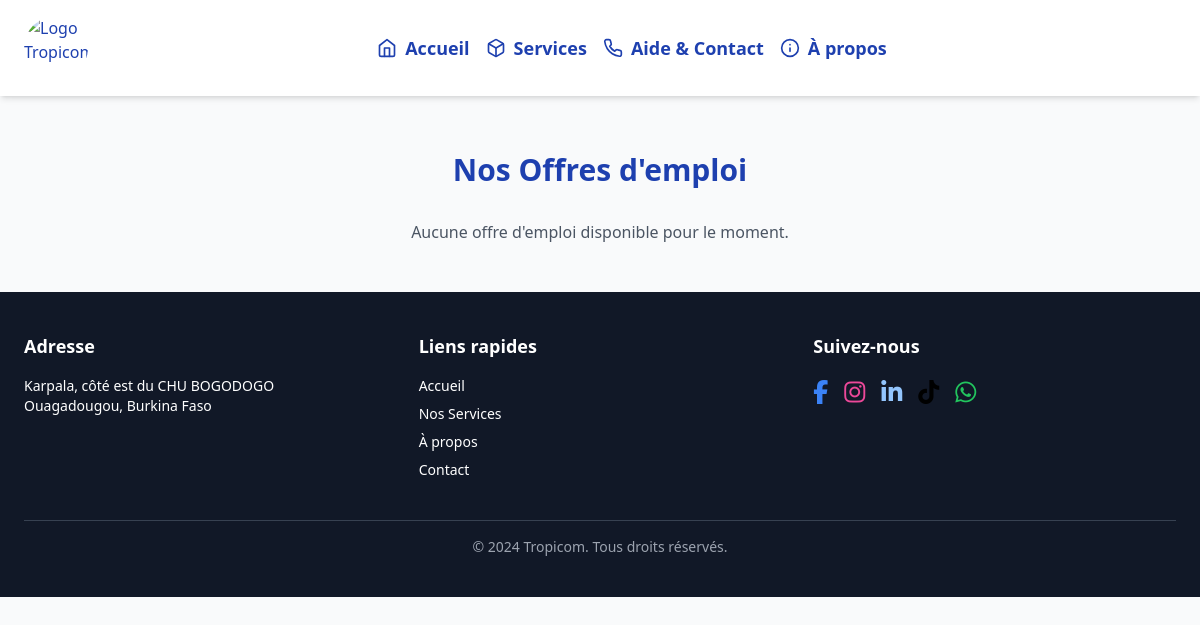
The app's page /fr/offres-emploi/, older data.
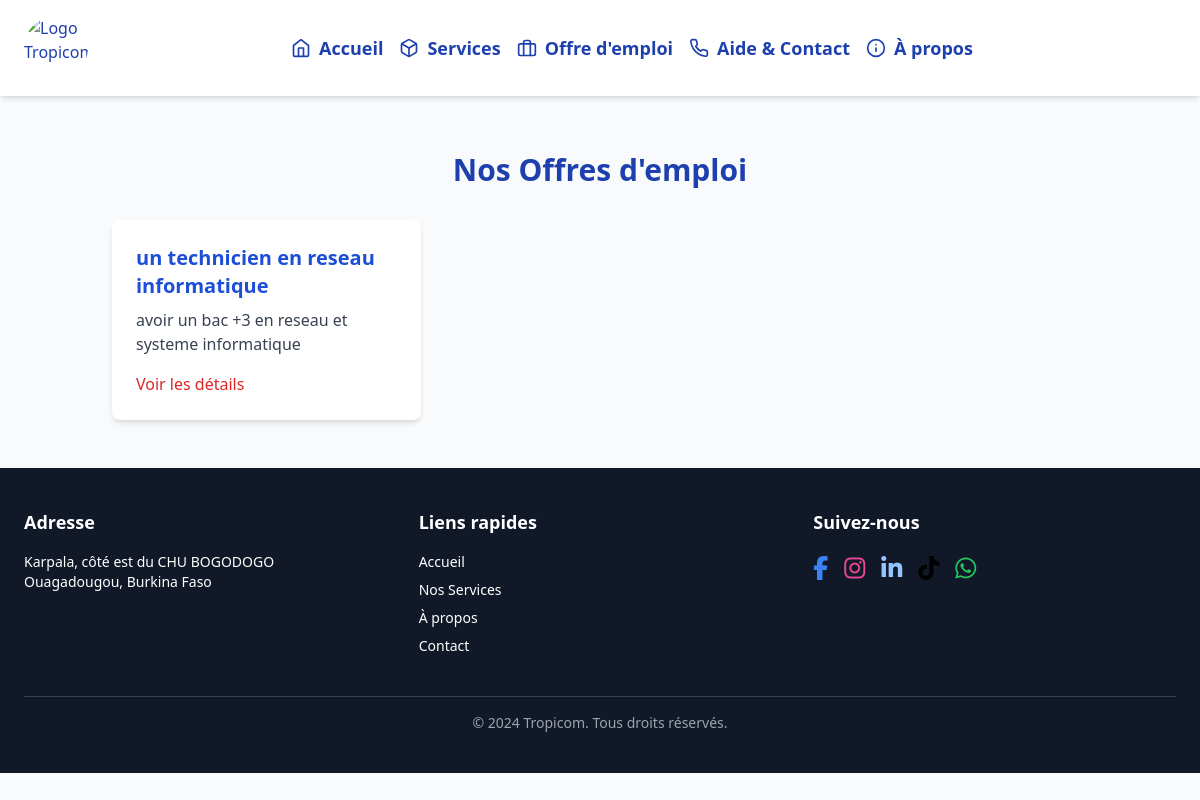
The same page, newer data.
### vitrine/models.py (models this page shows, shortened)
class JobOffer(models.Model):
    title = models.CharField(max_length=200, verbose_name="Titre")
    description = models.TextField(verbose_name="Description")
    is_active = models.BooleanField(default=True, verbose_name="Active") # Pour contrôler la visibilité dans le menu
    created_at = models.DateTimeField(auto_now_add=True, verbose_name="Créée le")
    updated_at = models.DateTimeField(auto_now=True, verbose_name="Mise à jour le")
    class Meta:
        verbose_name = "Offre d'emploi"
        verbose_name_plural = "Offres d'emploi"
        ordering = ['-created_at']

### vitrine/views.py (the view)
# urls.py: path('offres-emploi/', views.job_offers_view, name='job_offers'),
def job_offers_view(request):
    active_job_offers = JobOffer.objects.filter(is_active=True).order_by('-created_at')
    has_active_job_offers = active_job_offers.exists()
    return render(request, 'vitrine/job_offers.html', {
        'job_offers': active_job_offers,
        'has_active_job_offers': has_active_job_offers,
    })

### vitrine/templates/vitrine/job_offers.html (shortened to what this page needs)
{% extends 'base.html' %}
{% load i18n %}
{% block content %}
<div class="container mx-auto p-6">
    <h1 class="text-3xl font-bold text-center text-blue-800 mb-8">{% trans "Nos Offres d'emploi" %}</h1>
    {% if job_offers %}
        <div class="grid grid-cols-1 md:grid-cols-2 lg:grid-cols-3 gap-6">
            {% for offer in job_offers %}
                <div class="bg-white p-6 rounded-lg shadow-md hover:shadow-lg transition-shadow duration-300">
                    <h2 class="text-xl font-semibold text-blue-700 mb-2">{{ offer.title }}</h2>
                    <p class="text-gray-700 mb-4">{{ offer.description|truncatechars:150 }}</p>
                    <a href="#" class="text-red-600 hover:text-red-800 font-medium">{% trans "Voir les détails" %}</a>
                </div>
            {% endfor %}
        </div>
    {% else %}
        <p class="text-center text-gray-600">{% trans "Aucune offre d'emploi disponible pour le moment." %}</p>
    {% endif %}
</div>
{% endblock %}

### theme/templates/base.html (shortened to what this page needs)
{% load static %}
{% load i18n %}
<!DOCTYPE html>
<html lang="fr" class="scroll-smooth">
<head>
    <link rel="stylesheet" href="https://cdnjs.cloudflare.com/ajax/libs/font-awesome/6.5.0/css/all.min.css" />
    <link rel="stylesheet" href="{% static 'css/dist/styles.css' %}">
</head>
<body class="bg-gray-50 text-gray-900 font-sans">
<header class="fixed top-0 left-0 w-full bg-white text-blue-800 px-6 py-4 flex items-center shadow-md z-50">
    <a href="{% url 'vitrine:index' %}" class="flex items-center gap-2">
        <img src="{% static 'img/1.png' %}" alt="Logo Tropicom" class="h-16 w-16 rounded-full object-cover">
    </a>
    <nav id="menu" class="hidden md:flex gap-4 text-lg items-center flex-grow justify-center" aria-label="Menu principal">
        <a href="{% url 'vitrine:index' %}" class="flex items-center gap-2 hover:text-red-600 transition font-bold">
            <i data-feather="home" class="w-5 h-5 align-middle"></i> {% trans "Accueil" %}
        </a>
        <a href="{% url 'vitrine:services' %}" class="flex items-center gap-2 hover:text-red-600 transition font-bold">
            <i data-feather="box" class="w-5 h-5 align-middle"></i> {% trans "Services" %}
        </a>
        {% if has_active_job_offers %}
            <a href="{% url 'vitrine:job_offers' %}" class="flex items-center gap-2 hover:text-red-600 transition font-bold">
                <i data-feather="briefcase" class="w-5 h-5 align-middle"></i> {% trans "Offre d'emploi" %}
            </a>
        {% endif %}
        <a href="{% url 'vitrine:contact' %}" class="flex items-center gap-2 hover:text-red-600 transition font-bold">
            <i data-feather="phone" class="w-5 h-5 align-middle"></i> {% trans "Aide & Contact" %}
        </a>
        <a href="{% url 'vitrine:about' %}" class="flex items-center gap-2 hover:text-red-600 transition font-bold">
            <i data-feather="info" class="w-5 h-5 align-middle"></i> {% trans "À propos" %}
        </a>
    </nav>
</header>
{% if request.resolver_match.url_name == "index" %}
    {% block header_special_index %}
    <header class="relative w-screen h-[70vh] overflow-hidden bg-blue-800 group mt-20">
        <button onclick="prevSlide()" class="absolute top-1/2 left-4 transform -translate-y-1/2 z-10 bg-white bg-opacity-60 hover:bg-opacity-90 text-blue-800 rounded-full p-2 shadow-md transition duration-300">
            <svg class="w-6 h-6" fill="none" stroke="currentColor" stroke-width="2" viewBox="0 0 24 24">
                <path stroke-linecap="round" stroke-linejoin="round" d="M15 19l-7-7 7-7" />
            </svg>
        </button>
        <button onclick="nextSlide()" class="absolute top-1/2 right-4 transform -translate-y-1/2 z-10 bg-white bg-opacity-60 hover:bg-opacity-90 text-blue-800 rounded-full p-2 shadow-md transition duration-300">
            <svg class="w-6 h-6" fill="none" stroke="currentColor" stroke-width="2" viewBox="0 0 24 24">
                <path stroke-linecap="round" stroke-linejoin="round" d="M9 5l7 7-7 7" />
            </svg>
        </button>
        <div id="fullscreen-slider" class="flex transition-transform duration-1000 ease-in-out h-full w-[500vw]">
            <section class="w-screen h-[70vh] flex flex-col md:flex-row items-center justify-center flex-shrink-0">
                <div class="w-full md:w-1/2 h-full">
                    <img src="{% static 'img/09.jpeg' %}" alt="Image Tropicom" class="w-full h-full object-cover" />
                </div>
                <div class="w-full md:w-1/2 h-full px-8 flex flex-col justify-center space-y-4 text-white bg-black/90">
                    <h2 class="text-4xl font-bold">
                        <span class="text-blue-700">Tropi</span><span class="text-red-600">com</span>
                    </h2>
                    <p class="text-lg">Entreprise burkinabè spécialisée en informatique et télécommunications.</p>
                    <ul class="space-y-2 text-base">
                        <li>✔ Réseaux & Télécoms</li>
                        <li>✔ Sécurité électronique</li>
                        <li>✔ Transformation digitale</li>
                        <li>✔ Systèmes informatique</li>
                        <li>✔ Communication d'Entreprise</li>
                    </ul>
                    <a href="{% url 'vitrine:contact' %}" class="inline-block text-white text-sm py-1.5 px-3 rounded hover:underline transition">
                        Contactez-nous
                    </a>
                </div>
            </section>
            <section class="w-screen h-[70vh] bg-cover bg-center flex items-center justify-center text-white flex-shrink-0" style="background-image: url('{% static 'img/2341.jpeg' %}');">
                <div class="bg-black bg-opacity-50 p-8 rounded-xl text-center max-w-3xl">
                    <h2 class="text-4xl font-bold">
                        <span class="text-blue-700">Réseau & Telecoms</span>
                    </h2>
                    <p class="text-lg mb-3">Tropicom offre des solutions complètes pour vos infrastructures réseau.</p>
                    <ul class="space-y-2 text-base mb-3">
                        <li>✔ Fourniture d'Accès internet par satellite</li>
                        <li>✔ Interconnexion réseaux d'entreprise (BLR, FH et FO)</li>
                        <li>✔ Réseaux LAN câblés et WIFI d'entreprise</li>
                        <li>✔ Téléphonie d'entreprise</li>
                        <li>✔ Certification de câblage</li>
                        <li>✔ Audit & conseil</li>
                    </ul>
                    <a href="{% url 'vitrine:contact' %}" class="inline-block bg-white text-blue-800 py-1 px-2 rounded hover:bg-gray-200 transition">Contactez-nous</a>
                </div>
            </section>
            <section class="w-screen h-[70vh] flex flex-col md:flex-row items-center justify-center flex-shrink-0">
                <div class="w-full md:w-1/2 h-full">
                    <img src="{% static 'img/123.jpeg' %}" alt="Systèmes & Sécurité informatique" class="w-full h-full object-cover" />
                </div>
                <div class="w-full md:w-1/2 h-full px-8 flex flex-col justify-center space-y-4 text-white bg-black/90">
                    <h2 class="text-4xl font-bold">
                        <span class="text-blue-700">Systèmes & Sécurité informatique</span>
                    </h2>
                    <p class="text-lg">Protégez et optimisez votre environnement informatique.</p>
                    <ul class="space-y-2 text-base">
                        <li>✔ Protection de données</li>
                        <li>✔ Infogérance</li>
                        <li>✔ Audit de Sécurité informatique</li>
                    </ul>
                    <a href="{% url 'vitrine:contact' %}" class="inline-block text-white text-sm py-1.5 px-3 rounded hover:underline transition">
                        Contactez-nous
                    </a>
                </div>
            </section>
            <section class="w-screen h-[70vh] flex flex-col md:flex-row items-center justify-center flex-shrink-0">
                <div class="w-full md:w-1/2 h-full">
                    <img src="{% static 'img/1234.jpeg' %}" alt="Sécurité électronique" class="w-full h-full object-cover" />
                </div>
                <div class="w-full md:w-1/2 h-full px-8 flex flex-col justify-center space-y-4 text-white bg-black/90">
                    <h2 class="text-4xl font-bold"><span class="text-blue-700">Sécurité électronique</span></h2>
                    <p class="text-lg">Nos solutions de sécurité pour protéger vos biens et vos locaux.</p>
                    <ul class="space-y-2 text-base">
                        <li>✔ Vidéo surveillance</li>
                        <li>✔ 	Gestion du temps et présence pour entreprise</li>
                        <li>✔ Contrôles d'accès</li>
                    </ul>
                    <a href="{% url 'vitrine:contact' %}" class="inline-block text-white text-sm py-1.5 px-3 rounded hover:underline transition">
                        Contactez-nous
                    </a>
                </div>
            </section>
            <section class="w-screen h-[70vh] bg-cover bg-center flex items-center justify-center text-white flex-shrink-0" style="background-image: url('{% static 'img/43.jpeg' %}');">
                <div class="bg-black bg-opacity-50 p-8 rounded-xl text-center max-w-3xl">
                    <h2 class="text-4xl font-bold"><span class="text-blue-700">Transformation Digitale</span></h2>
                    <p class="text-lg mb-3">Accélérez votre transition numérique avec nos experts.</p>
                    <ul class="space-y-2 text-base mb-3">
                        <li>✔ Gestion Electronique de Document (GED)</li>
                        <li>✔ Gestion de parc Automobile</li>
                        <li>✔ Développement d'applications</li>
                    </ul>
                    <a href="{% url 'vitrine:contact' %}" class="inline-block bg-white text-blue-800 py-1 px-2 rounded hover:bg-gray-200 transition">Contactez-nous</a>
                </div>
            </section>
            <section class="w-screen h-[70vh] bg-cover bg-center flex items-center justify-center text-white flex-shrink-0" style="background-image: url('{% static 'img/53.jpeg' %}');">
                <div class="bg-black bg-opacity-50 p-8 rounded-xl text-center max-w-3xl">
                    <h2 class="text-4xl font-bold"><span class="text-blue-700">Communication d'entreprise</span></h2>
                    <p class="text-lg mb-3">Améliorez votre communication interne et externe.</p>
                    <ul class="space-y-2 text-base mb-3">
                        <li>✔ Publicité média 360° (TV, Radio, affichage, réseaux sociaux …etc)</li>
                        <li>✔ Identité visuelle et Design graphique</li>
                        <li>✔ Communication Interne</li>
                        <li>✔ Branding d’entreprise</li>
                        <li>✔ Conception site web</li>
                    </ul>
                    <a href="{% url 'vitrine:contact' %}" class="inline-block bg-white text-blue-800 py-1 px-2 rounded hover:bg-gray-200 transition">Contactez-nous</a>
                </div>
            </section>
        </div>
        <div id="pagination" class="absolute bottom-4 left-0 w-full flex justify-center gap-2 z-20"></div>
    </header>
    <script>
        const slider = document.getElementById('fullscreen-slider');
        const pagination = document.getElementById('pagination');
        const slides = slider.children;
        const totalSlides = slides.length; // Assurez-vous que cette valeur est correcte (nombre de <section> dans le slider)
        let currentSlide = 0;
        let isPaused = false;
        let sliderInterval;
        const dots = [];
        for (let i = 0; i < totalSlides; i++) {
            const dot = document.createElement('button');
            dot.className = 'w-3 h-3 rounded-full bg-white/50 hover:bg-white transition';
            dot.addEventListener('click', () => goToSlide(i));
            pagination.appendChild(dot);
            dots.push(dot);
        }
        function updatePagination() {
            dots.forEach((dot, i) => {
                dot.classList.toggle('bg-white', i === currentSlide);
                dot.classList.toggle('bg-white/50', i !== currentSlide);
            });
        }
        function showSlide(index) {
            slider.style.transform = `translateX(-${index * 100}vw)`;
            updatePagination();
        }
        function nextSlide() {
            currentSlide = (currentSlide + 1) % totalSlides;
            showSlide(currentSlide);
        }
        function prevSlide() {
            currentSlide = (currentSlide - 1 + totalSlides) % totalSlides;
            showSlide(currentSlide);
        }
        function goToSlide(index) {
            currentSlide = index;
            showSlide(currentSlide);
        }
        function startSlider() {
            sliderInterval = setInterval(() => {
                if (!isPaused) nextSlide();
            }, 6000);
        }
        slider.addEventListener('mouseenter', () => {
            isPaused = true;
        });
        slider.addEventListener('mouseleave', () => {
            isPaused = false;
        });
        updatePagination();
        startSlider();
    </script>
    {% endblock %}
{% else %}
    <div class="pt-20"></div>
{% endif %}
<main class="p-6 max-w-7xl mx-auto">
    {% block content %}
    {% endblock %}
</main>
<footer class="bg-gray-900 text-white px-6 py-10">
    <div class="max-w-7xl mx-auto grid grid-cols-1 md:grid-cols-2 lg:grid-cols-3 gap-8">
        <div>
            <h3 class="text-lg font-semibold mb-4">Adresse</h3>
            <p class="text-sm">Karpala, côté est du CHU BOGODOGO<br>Ouagadougou, Burkina Faso</p>
        </div>
        <div>
            <h3 class="text-lg font-semibold mb-4">Liens rapides</h3>
            <ul class="space-y-2 text-sm">
                <li><a href="{% url 'vitrine:index' %}" class="hover:text-blue-400 transition">Accueil</a></li>
                <li><a href="{% url 'vitrine:services' %}" class="hover:text-blue-400 transition">Nos Services</a></li>
                <li><a href="{% url 'vitrine:about' %}" class="hover:text-blue-400 transition">À propos</a></li>
                <li><a href="{% url 'vitrine:contact' %}" class="hover:text-blue-400 transition">Contact</a></li>
            </ul>
        </div>
        <div>
            <h3 class="text-lg font-semibold mb-4">Suivez-nous</h3>
            <div class="flex flex-wrap gap-4 text-2xl">
                <a href="https://www.facebook.com/tropicom.tech" class="text-blue-500 hover:text-white" title="Facebook"><i class="fab fa-facebook-f"></i></a>
                <a href="#" class="text-pink-500 hover:text-white" title="Instagram"><i class="fab fa-instagram"></i></a>
                <a href="https://www.linkedin.com/company/tropicom---burkina-faso?originalSubdomain=bf" class="text-blue-300 hover:text-white" title="LinkedIn"><i class="fab fa-linkedin-in"></i></a>
                <a href="#" class="text-black hover:text-white" title="TikTok"><i class="fab fa-tiktok"></i></a>
                <a href="https://wa.me/22673122222" class="text-green-500 hover:text-white" title="WhatsApp"><i class="fab fa-whatsapp"></i></a>
            </div>
        </div>
    </div>
    <div class="mt-10 border-t border-gray-700 pt-4 text-center text-sm text-gray-400">
        &copy; 2024 Tropicom. Tous droits réservés.
    </div>
</footer>
</body>
</html>

Row changes from the older to the newer data that the page shows:
added JobOffer: title "un technicien en reseau informatique", description "avoir un bac +3 en reseau et systeme informatique"
Text that changed along with them:
text no longer shown: "Aucune offre d'emploi disponible pour le moment."
text now shown: "Offre d'emploi"
